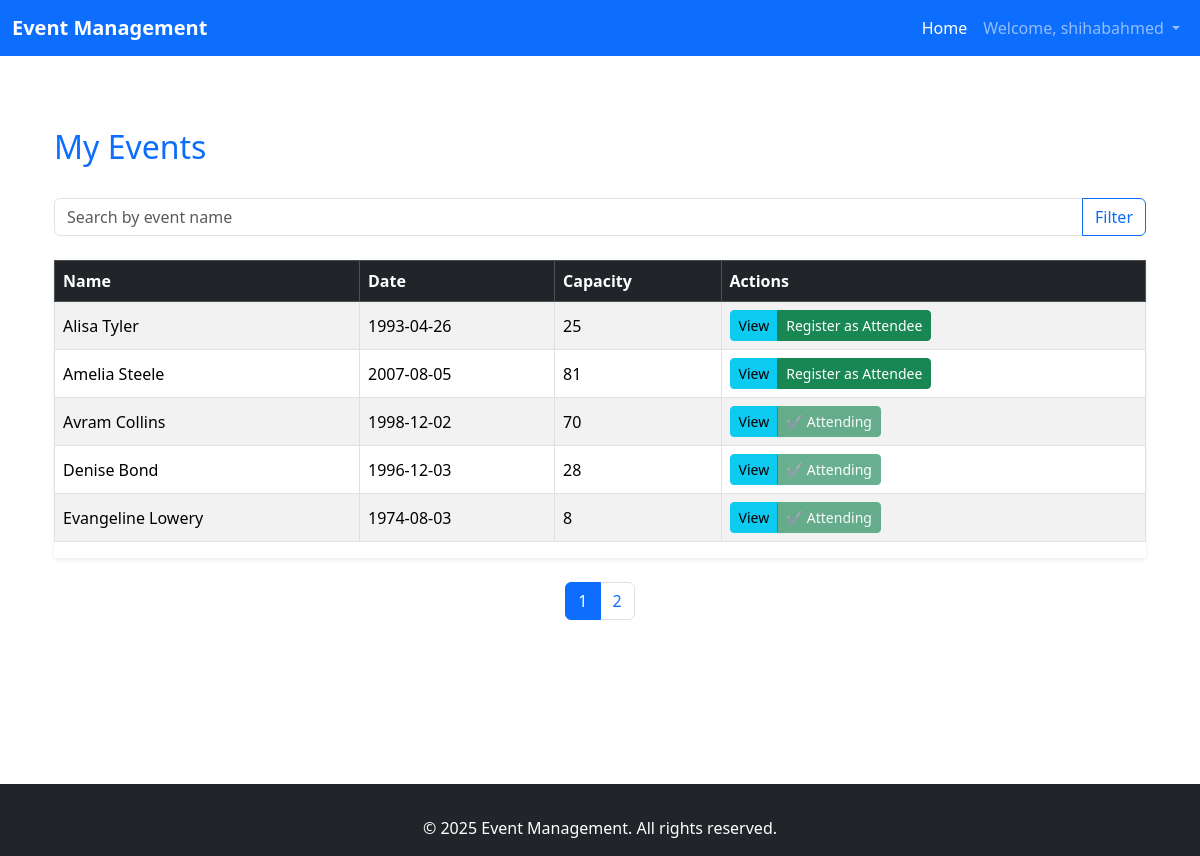
The page /dashboard.php?sort=name&order=ASC (signed in) on the database its author committed.
### tables this page shows
CREATE TABLE `events` (
  `id` int(11) NOT NULL,
  `name` varchar(255) NOT NULL,
  `description` text DEFAULT NULL,
  `date` date NOT NULL,
  `capacity` int(11) NOT NULL,
  `created_by` int(11) NOT NULL,
  `location` varchar(255) NOT NULL,
  `created_at` timestamp NOT NULL DEFAULT current_timestamp()
);

### includes/auth.php (called while the page is built, shortened)
<?php
function isAdmin() {
    return isset($_SESSION['role']) && $_SESSION['role'] === 'admin';
}
?>

### dashboard.php (the view, shortened to what this page needs)
<?php
include 'includes/auth.php';
include 'includes/db.php';
$page = isset($_GET['page']) ? (int)$_GET['page'] : 1;
$limit = 5;
$offset = ($page - 1) * $limit;
$sort = isset($_GET['sort']) ? $_GET['sort'] : 'created_at';
$order = isset($_GET['order']) ? $_GET['order'] : 'DESC';
$filter = isset($_GET['filter']) ? $_GET['filter'] : '';
$whereClause = $filter ? "WHERE name LIKE :filter" : '';
try {
    $stmt = $pdo->prepare("SELECT COUNT(*) AS total FROM events $whereClause");
    $stmt->execute();
    $totalEvents = $stmt->fetch()['total'];
    $totalPages = ceil($totalEvents / $limit);
    $stmt = $pdo->prepare("SELECT * FROM events $whereClause ORDER BY $sort $order LIMIT :limit OFFSET :offset");
    $stmt->bindValue(':limit', $limit, PDO::PARAM_INT);
    $stmt->bindValue(':offset', $offset, PDO::PARAM_INT);
    $stmt->execute();
    $events = $stmt->fetchAll(PDO::FETCH_ASSOC);
} catch (PDOException $e) {
    die("Database error: " . $e->getMessage());
}
?>
<?php include 'includes/header.php'; ?>
<div class="container mt-5">
    <div class="row mb-4">
        <div class="col-12 col-md-6">
            <h2 class="text-primary">My Events</h2>
        </div>
        <div class="col-12 col-md-6 text-md-end text-center">
        </div>
    </div>
    <form method="GET" class="mb-4">
        <div class="input-group">
            <input type="text" name="filter" class="form-control" placeholder="Search by event name" value="<?= htmlspecialchars($filter) ?>">
            <button type="submit" class="btn btn-outline-primary">Filter</button>
        </div>
    </form>
    <div class="table-responsive shadow-sm">
        <table class="table table-bordered table-striped table-hover align-middle">
            <thead class="table-dark">
                <tr>
                    <th scope="col">
                        <a href="?sort=name&order=<?= $sort === 'name' && $order === 'ASC' ? 'DESC' : 'ASC' ?>" class="text-decoration-none text-white">
                            Name
                        </a>
                    </th>
                    <th scope="col">
                        <a href="?sort=date&order=<?= $sort === 'date' && $order === 'ASC' ? 'DESC' : 'ASC' ?>" class="text-decoration-none text-white">
                            Date
                        </a>
                    </th>
                    <th scope="col">Capacity</th>
                    <th scope="col">Actions</th>
                </tr>
            </thead>
            <tbody>
                <?php if (!empty($events)): ?>
                    <?php foreach ($events as $event): ?>
                        <?php
                        $userId = $_SESSION['user_id'];
                        $stmt = $pdo->prepare("SELECT * FROM attendees WHERE event_id = ? AND user_id = ?");
                        $stmt->execute([$event['id'], $userId]);
                        $isAttending = $stmt->fetch();
                        ?>
                        <tr>
                            <td><?= htmlspecialchars($event['name']) ?></td>
                            <td><?= htmlspecialchars($event['date']) ?></td>
                            <td><?= htmlspecialchars($event['capacity']) ?></td>
                            <td>
                                <div class="btn-group" role="group">
                                    <a href="view_event.php?id=<?= $event['id'] ?>" class="btn btn-info btn-sm">View</a>
                                    <?php if (isAdmin()): ?>
                                        <a href="edit_event.php?id=<?= $event['id'] ?>" class="btn btn-warning btn-sm">Edit</a>
                                        <a href="delete_event.php?id=<?= $event['id'] ?>" class="btn btn-danger btn-sm delete-event">Delete</a>
                                    <?php else: ?>
                                        <?php if ($isAttending): ?>
                                            <span class="btn btn-success btn-sm disabled">✔ Attending</span>
                                        <?php else: ?>
                                            <?php
                                            $stmt = $pdo->prepare("SELECT COUNT(*) AS count FROM attendees WHERE event_id = ?");
                                            $stmt->execute([$event['id']]);
                                            $attendeeCount = $stmt->fetch()['count'];
                                            if ($attendeeCount < $event['capacity']): ?>
                                                <a href="register_attendee.php?id=<?= $event['id'] ?>" class="btn btn-success btn-sm">Register as Attendee</a>
                                            <?php else: ?>
                                                <span class="btn btn-secondary btn-sm disabled">Event Full</span>
                                            <?php endif; ?>
                                        <?php endif; ?>
                                    <?php endif; ?>
                                </div>
                            </td>
                        </tr>
                    <?php endforeach; ?>
                <?php else: ?>
                    <tr>
                        <td colspan="<?= isAdmin() ? 5 : 4 ?>" class="text-center text-muted fst-italic">No events found.</td>
                    </tr>
                <?php endif; ?>
            </tbody>
        </table>
    </div>
    <nav aria-label="Page navigation" class="mt-4">
        <ul class="pagination justify-content-center">
            <?php for ($i = 1; $i <= $totalPages; $i++): ?>
                <li class="page-item <?= $i === $page ? 'active' : '' ?>">
                    <a class="page-link" href="?page=<?= $i ?>&sort=<?= $sort ?>&order=<?= $order ?>&filter=<?= $filter ?>"><?= $i ?></a>
                </li>
            <?php endfor; ?>
        </ul>
    </nav>
</div>
<?php include 'includes/footer.php'; ?>

### rows shown on the page
events: name "Alisa Tyler", date "1993-04-26", capacity "25"
events: name "Amelia Steele", date "2007-08-05", capacity "81"
events: name "Avram Collins", date "1998-12-02", capacity "70", shows "✔ Attending"
events: name "Denise Bond", date "1996-12-03", capacity "28", shows "✔ Attending"
events: name "Evangeline Lowery", date "1974-08-03", capacity "8", shows "✔ Attending"

### other values the page prints
$_SESSION['username'] "shihabahmed"
